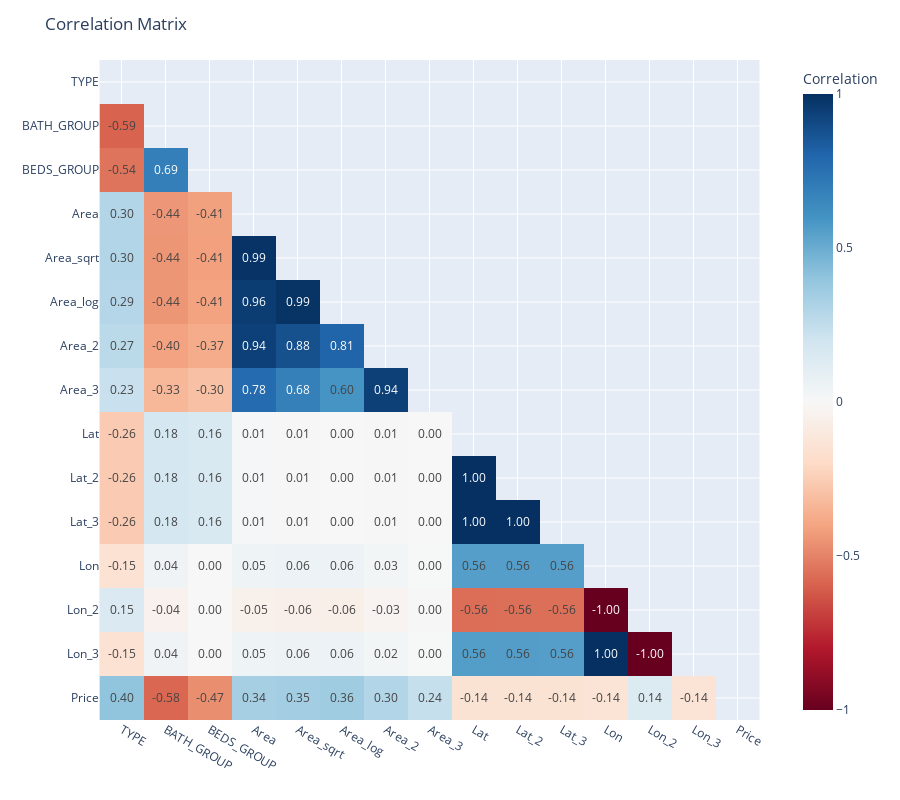

Here is the notebook cell this chart was saved with:
### Code cell
X_train['Price'] = y_train

corr_mat = X_train.corr()
mask = np.triu(np.ones_like(corr_mat, dtype=bool))  # Upper triangle including diagonal
masked_corr = corr_mat.mask(mask)

fig = px.imshow(masked_corr, 
                labels=dict(x="", y="", color="Correlation"),
                x=corr_mat.columns,
                y=corr_mat.index,
                color_continuous_scale=px.colors.diverging.RdBu,
                range_color=[-1, 1] ,
                text_auto='.2f' ) # Optional: set color scale range
fig.update_layout(title_text='Correlation Matrix',
                  height = 800)
fig.show()

### Figure 1 — Plotly figure (JSON) as saved in the notebook; plotly's stock layout.template omitted (floating-point values rounded to 4 significant figures; data arrays with more than 128 entries replaced by an {"elided": "..."} marker saying what was removed)
{"data": [{"coloraxis": "coloraxis", "hovertemplate": "x: %{x}<br>y: %{y}<br>Correlation: %{z}<extra></extra>", "name": "0", "texttemplate": "%{z:.2f}", "type": "heatmap", "x": ["TYPE", "BATH_GROUP", "BEDS_GROUP", "Area", "Area_sqrt", "Area_log", "Area_2", "Area_3", "Lat", "Lat_2", "Lat_3", "Lon", "Lon_2", "Lon_3", "Price"], "xaxis": "x", "y": ["TYPE", "BATH_GROUP", "BEDS_GROUP", "Area", "Area_sqrt", "Area_log", "Area_2", "Area_3", "Lat", "Lat_2", "Lat_3", "Lon", "Lon_2", "Lon_3", "Price"], "yaxis": "y", "z": {"elided": "15x15 float values"}}], "layout": {"coloraxis": {"cmax": 1, "cmin": -1, "colorbar": {"title": {"text": "Correlation"}}, "colorscale": [[0, "rgb(103,0,31)"], [0.1, "rgb(178,24,43)"], [0.2, "rgb(214,96,77)"], [0.3, "rgb(244,165,130)"], [0.4, "rgb(253,219,199)"], [0.5, "rgb(247,247,247)"], [0.6, "rgb(209,229,240)"], [0.7, "rgb(146,197,222)"], [0.8, "rgb(67,147,195)"], [0.9, "rgb(33,102,172)"], [1, "rgb(5,48,97)"]]}, "height": 800, "margin": {"t": 60}, "title": {"text": "Correlation Matrix"}, "xaxis": {"anchor": "y", "constrain": "domain", "domain": [0, 1], "scaleanchor": "y"}, "yaxis": {"anchor": "x", "autorange": "reversed", "constrain": "domain", "domain": [0, 1]}}}
